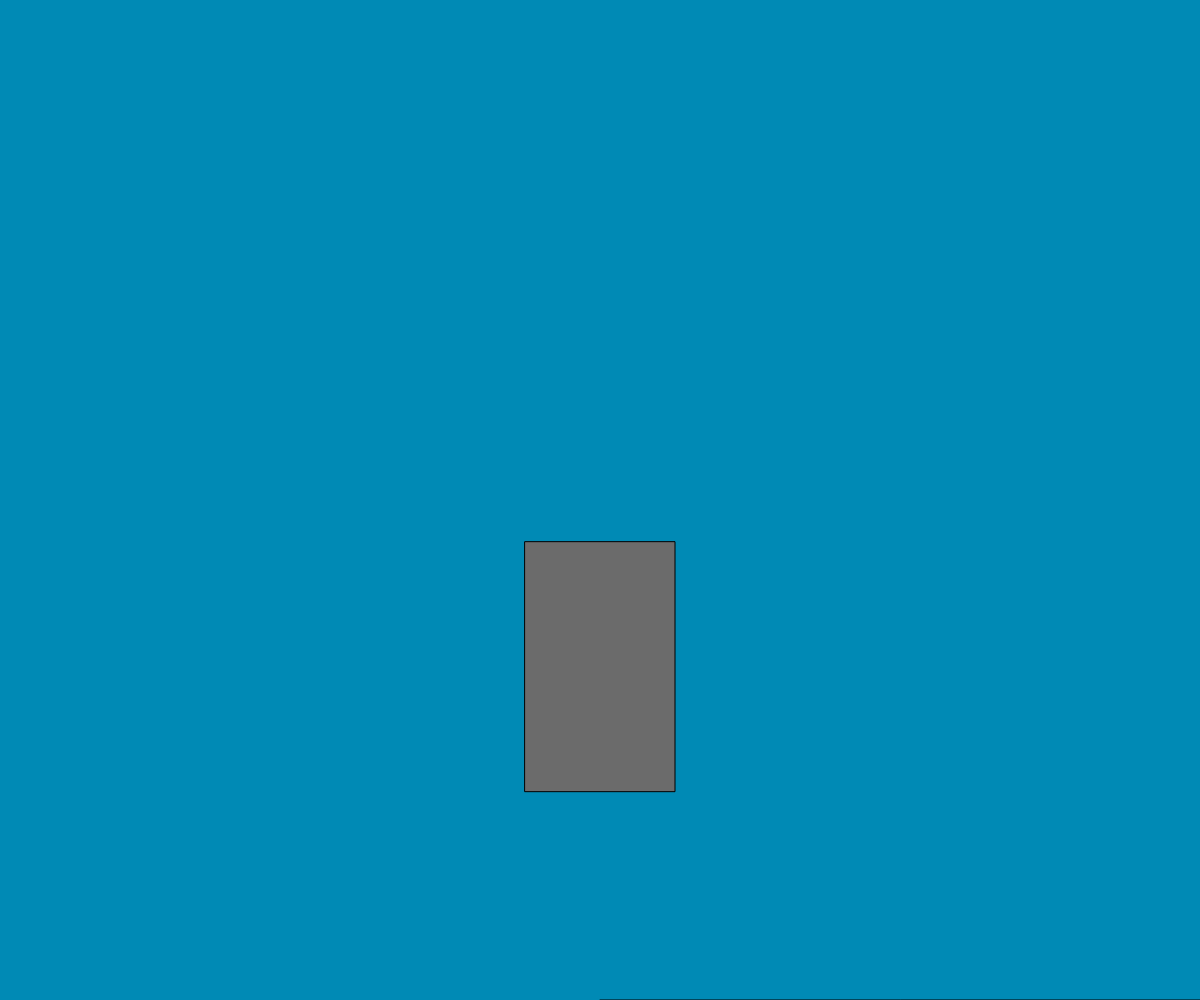
Frame 1 (no input)
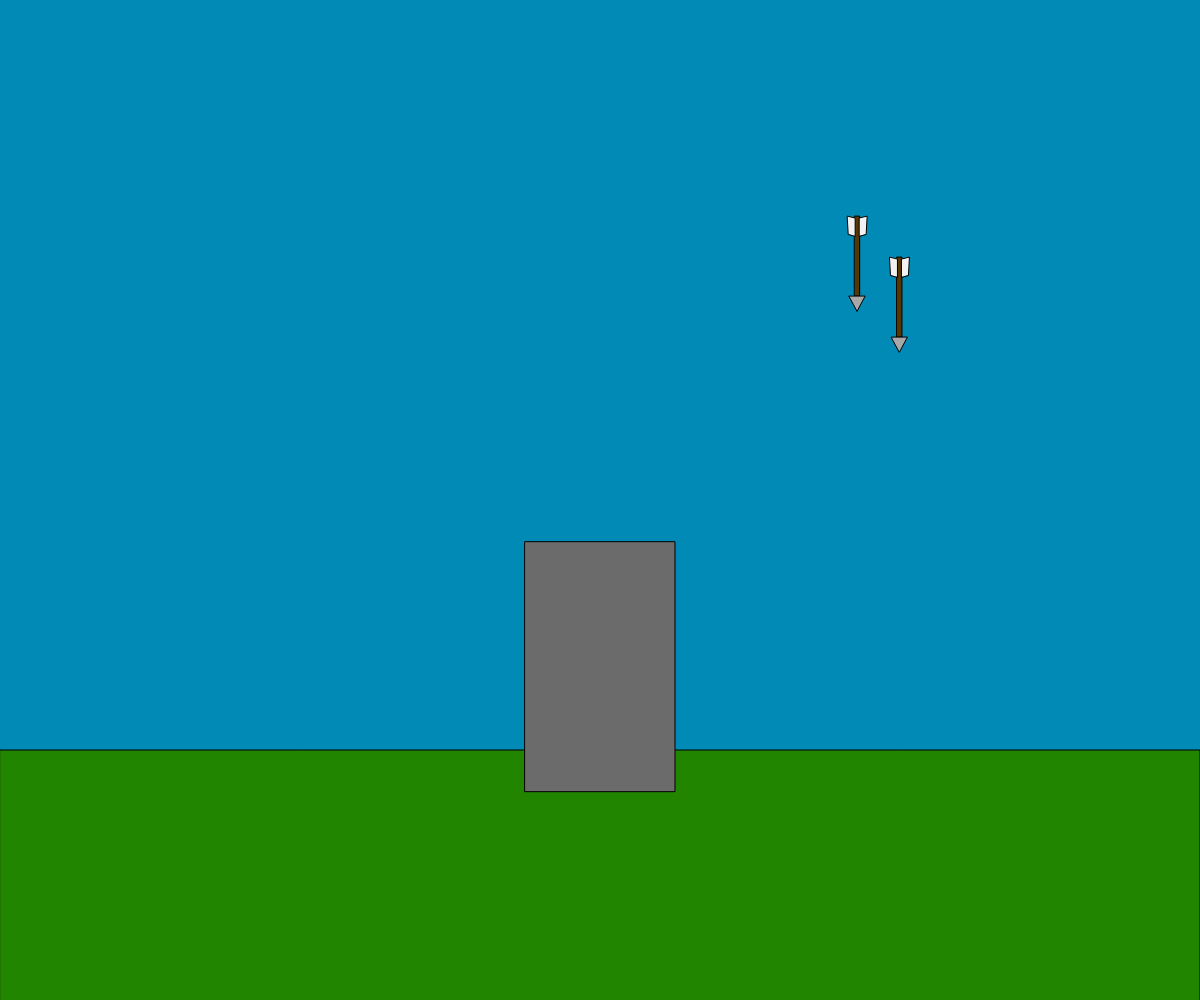
Frame 60 (no input)
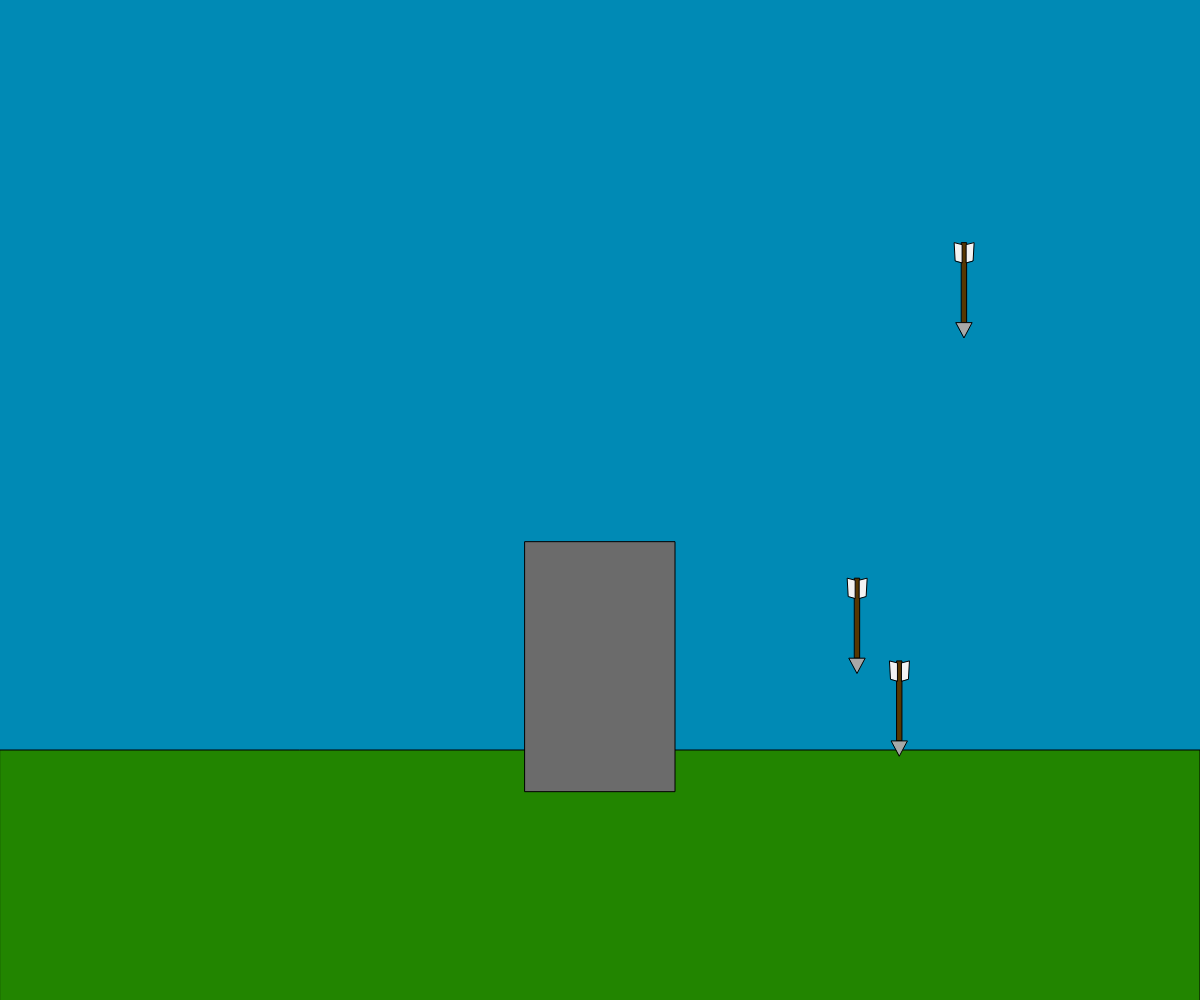
Frame 120 (the mouse pressed at the canvas centre since frame 60)

The p5.js sketch that drew these frames (run headless with seeded random() and noise() and a simulated clock; from frame 60 on, the mouse is pressed at the canvas centre):

// p5.js sketch
// ── sketch.js
var storm = [];

function setup() {
  createCanvas(windowWidth,windowHeight);
  var init_x = 100;

  for (var i = 0; i < 2; i++) {
    storm.push( new Arrow(random(0,width), random(5,10)));
}

    }

function draw() {
  background(0, 138, 181);
  fill(34, 133, 0);
  rect(windowWidth/2,windowHeight,windowWidth,windowHeight/2);
  rectMode(CENTER);
  fill(107, 107, 107);
  rect(windowWidth/2,windowHeight/1.5,windowWidth/8,windowHeight/4);

  for (var i = 0; i < storm.length; i++) {
    storm[i].display();
    storm[i].move();
  }

  if (storm.length <= 150) {

    if (frameCount%60 == 0) {
  storm.push( new Arrow(random(0,width), random(5,10)));
}


}

}


  /*
  Sheild(-25);
  console.log(mouseX);

  translate(100,100);
  Arrow.display();
  Arrow();

//Drawing within functions
function Arrow (init_x, init_y){

    fill(87, 55, 2);
    rectMode(CENTER);
    rect(0,0,5,80);

    fill(168, 168, 168);
    triangle(-8,40,8,40,0,55);

    fill(242, 242, 242);
    quad(2,-20,2,-38,10,-40,9,-22);
    quad(-2,-20,-2,-38,-10,-40,-9,-22);
  }
  */
/*
function Sheild (){
  push();
  angleMode(DEGREES);
  // rotate(ang);
  fill(113, 53, 4);
  rectMode(CENTER);
  rect(mouseX,height/2,160,10);
  fill(168, 168, 168);
  noStroke();
  rect(mouseX,(height/2)+15,30,5);
  rect(mouseX+15,(height/2)+12,6,12);
  pop();
}
*/

// ── storm.js
function Arrow (init_x,delta) {
  this.init_y = -100;
  this.x = init_x;
  this.y = this.init_y;
  this.delta = delta;
}

Arrow.prototype.move = function(){
       this.y += this.delta;

       this.checkEdges();
   };

Arrow.prototype.display = function (){
push();
    translate(this.x,this.y);

    fill(87, 55, 2);
    rectMode(CENTER);
    rect(0,0,5,80);

    fill(168, 168, 168);
    triangle(-8,40,8,40,0,55);

    fill(242, 242, 242);
    quad(2,-20,2,-38,10,-40,9,-22);
    quad(-2,-20,-2,-38,-10,-40,-9,-22);
pop();
  };



  Arrow.prototype.checkEdges = function(){
  if (this.y >= height+50) {
  this.y = this.init_y;
}
};
